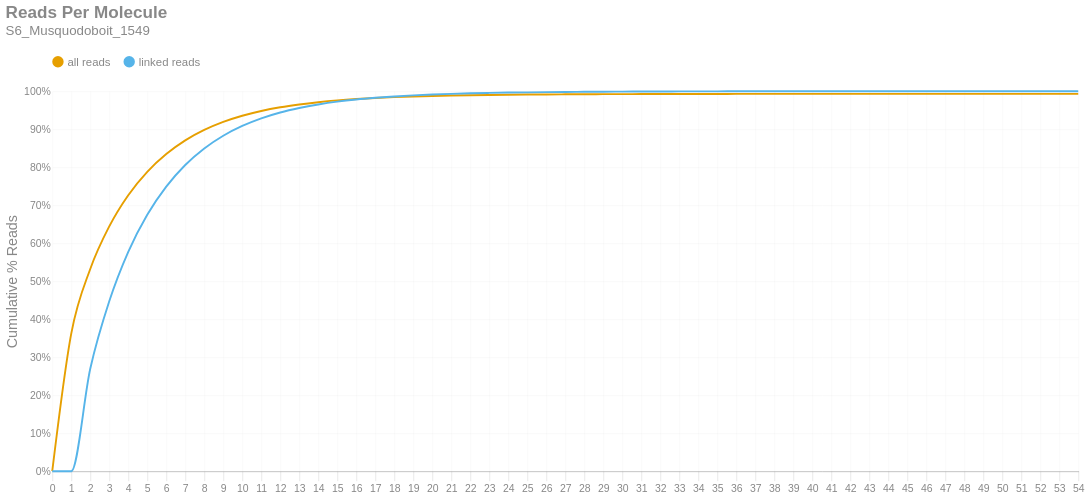

Write notebook code for a chart like this one.
### Markdown cell above
### Reads per Molecule
This chart shows the cumulative distribution of the number of reads per linked molecule. That is, how many alignments are associated with a unique molecule. This excludes the number of reads associated with invalid or absent linked-read barcodes. The `linked` histogram is the percentages recalculated when disregarding singletons.

### Code cell
if SKIPLR:
    print_html(f"Skipped")
else:
    counts = np.bincount(valids['reads'].cast(pl.Int64).to_numpy())
    weighted = counts * np.arange(len(counts))
    all_perc = weighted / n_reads
    linked_perc = weighted / n_linked_reads
    linked_perc[1] = 0
    binned_df = pl.DataFrame({
        'readsper': list(range(len(counts))),
        'all reads (cumsum)': np.cumsum(all_perc).tolist(),
        'linked reads (cumsum)': np.cumsum(linked_perc).tolist(),
    })

    with SafeRender(binned_df):
        (
            density_plot(binned_df, 'Reads Per Molecule', samplename, 'readspmol')
            .encode(
                x=alt.X('readsper:O', title=None).axis(labelAngle=0).scale(padding=0),
                y=alt.Y('value:Q', title='Cumulative % Reads').axis(format='%').stack(False),
                color=alt.Color("key:N").scale(domain=["all reads", "linked reads"]),
                tooltip=[
                    alt.Tooltip("key:N", title="Data Type"),
                    alt.Tooltip("readsper:O", title="Reads Per Molecule"),
                    alt.Tooltip("value:Q", format=".2%", title="% Reads (Cum.)")
                ]            
            )
        ).display()

### Figure 1 — Vega-Lite specification as saved in the notebook (floating-point values rounded to 4 significant figures)
{"width": "container", "height": 400, "config": {"title": {"anchor": "start", "dy": -15, "fontSize": 18, "color": "#888888", "subtitleColor": "#888888", "subtitleFontSize": 14}, "arc": {"fill": "#0072B2"}, "axis": {"domainColor": "#888888", "domainWidth": 0.5, "gridWidth": 0.2, "grid": false, "titleFontWeight": 400, "titleFontSize": 15, "labelFontSize": 11, "labelColor": "#888888", "tickColor": "#888888", "tickWidth": 0.2, "titleColor": "#888888"}, "axisBand": {"grid": false}, "axisX": {"grid": true, "tickSize": 10, "domainCap": "round"}, "axisY": {"domain": false, "grid": true, "tickSize": 0, "domainCap": "round"}, "background": "transparent", "header": {"labelFontSize": 15, "labelColor": "#888888", "titleFontSize": 15, "titleFontWeight": 600, "titleColor": "#888888"}, "legend": {"labelFont": "sans-serif", "labelFontSize": 12, "labelColor": "#888888", "symbolSize": 100, "symbolType": "circle", "titleFontSize": 12, "titlePadding": 10, "titleColor": "#888888", "title": null, "orient": "top"}, "range": {"category": ["#E69F00", "#56B4E9", "#009E73", "#F0E442", "#0072B2", "#D55E00", "#CC79A7", "#000000"], "diverging": ["#cfe8f3", "#a2d4ec", "#73bfe2", "#46abdb", "#1696d2", "#12719e"]}, "area": {"fill": "#0072B2", "fillOpacity": 0.7, "line": true, "strokeOpacity": 0.7}, "line": {"color": "#0072B2", "stroke": "#0072B2", "strokeWidth": 2}, "trail": {"color": "#0072B2", "stroke": "#0072B2", "strokeWidth": 0, "size": 1}, "point": {"filled": true, "fillOpacity": 1.0, "size": 95}, "text": {"color": "#888888", "fontSize": 11, "align": "right", "fontWeight": 400, "size": 11}, "bar": {"fill": "#0072B2", "stroke": null}, "view": {"stroke": null, "continuousWidth": 660, "continuousHeight": 400}}, "data": {"name": "data-288ece4cce810800ee5a83b86d57f78d"}, "mark": {"type": "line", "interpolate": "monotone", "point": {"opacity": 0, "size": 275}}, "encoding": {"color": {"field": "key", "scale": {"domain": ["all reads", "linked reads"]}, "type": "nominal"}, "tooltip": [{"field": "key", "title": "Data Type", "type": "nominal"}, {"field": "readsper", "title": "Reads Per Molecule", "type": "ordinal"}, {"field": "value", "format": ".2%", "title": "% Reads (Cum.)", "type": "quantitative"}], "x": {"axis": {"labelAngle": 0}, "field": "readsper", "scale": {"padding": 0}, "title": null, "type": "ordinal"}, "y": {"axis": {"format": "%"}, "field": "value", "stack": false, "title": "Cumulative % Reads", "type": "quantitative"}}, "params": [{"name": "param_c36ac31b6afebe62", "select": {"type": "point", "fields": ["key"]}, "bind": "legend"}], "title": {"text": "Reads Per Molecule", "subtitle": "S6_Musquodoboit_1549"}, "transform": [{"fold": ["all reads (cumsum)", "linked reads (cumsum)"]}, {"calculate": "replace(datum.key, ' (cumsum)', '')", "as": "key"}, {"filter": {"param": "param_c36ac31b6afebe62"}}], "usermeta": {"embedOptions": {"downloadFileName": "S6_Musquodoboit_1549.readspmol"}}, "$schema": "https://vega.github.io/schema/vega-lite/v6.1.0.json", "datasets": {"data-288ece4cce810800ee5a83b86d57f78d": [{"readsper": 0, "all reads (cumsum)": 0.0, "linked reads (cumsum)": 0.0}, {"readsper": 1, "all reads (cumsum)": 0.3622, "linked reads (cumsum)": 0.0}, {"readsper": 2, "all reads (cumsum)": 0.5322, "linked reads (cumsum)": 0.2695}, {"readsper": 3, "all reads (cumsum)": 0.6442, "linked reads (cumsum)": 0.447}, {"readsper": 4, "all reads (cumsum)": 0.7263, "linked reads (cumsum)": 0.5772}, {"readsper": 5, "all reads (cumsum)": 0.7879, "linked reads (cumsum)": 0.6748}, {"readsper": 6, "all reads (cumsum)": 0.8346, "linked reads (cumsum)": 0.7489}, {"readsper": 7, "all reads (cumsum)": 0.8705, "linked reads (cumsum)": 0.8058}, {"readsper": 8, "all reads (cumsum)": 0.898, "linked reads (cumsum)": 0.8493}, {"readsper": 9, "all reads (cumsum)": 0.9191, "linked reads (cumsum)": 0.8828}, {"readsper": 10, "all reads (cumsum)": 0.9353, "linked reads (cumsum)": 0.9085}, {"readsper": 11, "all reads (cumsum)": 0.948, "linked reads (cumsum)": 0.9286}, {"readsper": 12, "all reads (cumsum)": 0.9577, "linked reads (cumsum)": 0.944}, {"readsper": 13, "all reads (cumsum)": 0.9651, "linked reads (cumsum)": 0.9558}, {"readsper": 14, "all reads (cumsum)": 0.971, "linked reads (cumsum)": 0.9651}, {"readsper": 15, "all reads (cumsum)": 0.9757, "linked reads (cumsum)": 0.9726}, {"readsper": 16, "all reads (cumsum)": 0.9793, "linked reads (cumsum)": 0.9783}, {"readsper": 17, "all reads (cumsum)": 0.9821, "linked reads (cumsum)": 0.9827}, {"readsper": 18, "all reads (cumsum)": 0.9843, "linked reads (cumsum)": 0.9862}, {"readsper": 19, "all reads (cumsum)": 0.9861, "linked reads (cumsum)": 0.989}, {"readsper": 20, "all reads (cumsum)": 0.9875, "linked reads (cumsum)": 0.9912}, {"readsper": 21, "all reads (cumsum)": 0.9886, "linked reads (cumsum)": 0.993}, {"readsper": 22, "all reads (cumsum)": 0.9895, "linked reads (cumsum)": 0.9944}, {"readsper": 23, "all reads (cumsum)": 0.9902, "linked reads (cumsum)": 0.9955}, {"readsper": 24, "all reads (cumsum)": 0.9907, "linked reads (cumsum)": 0.9964}, {"readsper": 25, "all reads (cumsum)": 0.9911, "linked reads (cumsum)": 0.997}, {"readsper": 26, "all reads (cumsum)": 0.9915, "linked reads (cumsum)": 0.9976}, {"readsper": 27, "all reads (cumsum)": 0.9918, "linked reads (cumsum)": 0.9981}, {"readsper": 28, "all reads (cumsum)": 0.992, "linked reads (cumsum)": 0.9984}, {"readsper": 29, "all reads (cumsum)": 0.9922, "linked reads (cumsum)": 0.9987}, {"readsper": 30, "all reads (cumsum)": 0.9924, "linked reads (cumsum)": 0.999}, {"readsper": 31, "all reads (cumsum)": 0.9925, "linked reads (cumsum)": 0.9991}, {"readsper": 32, "all reads (cumsum)": 0.9926, "linked reads (cumsum)": 0.9993}, {"readsper": 33, "all reads (cumsum)": 0.9927, "linked reads (cumsum)": 0.9995}, {"readsper": 34, "all reads (cumsum)": 0.9928, "linked reads (cumsum)": 0.9996}, {"readsper": 35, "all reads (cumsum)": 0.9928, "linked reads (cumsum)": 0.9996}, {"readsper": 36, "all reads (cumsum)": 0.9928, "linked reads (cumsum)": 0.9997}, {"readsper": 37, "all reads (cumsum)": 0.9929, "linked reads (cumsum)": 0.9997}, {"readsper": 38, "all reads (cumsum)": 0.9929, "linked reads (cumsum)": 0.9998}, {"readsper": 39, "all reads (cumsum)": 0.9929, "linked reads (cumsum)": 0.9998}, {"readsper": 40, "all reads (cumsum)": 0.9929, "linked reads (cumsum)": 0.9999}, {"readsper": 41, "all reads (cumsum)": 0.993, "linked reads (cumsum)": 0.9999}, {"readsper": 42, "all reads (cumsum)": 0.993, "linked reads (cumsum)": 0.9999}, {"readsper": 43, "all reads (cumsum)": 0.993, "linked reads (cumsum)": 0.9999}, {"readsper": 44, "all reads (cumsum)": 0.993, "linked reads (cumsum)": 1.0}, {"readsper": 45, "all reads (cumsum)": 0.993, "linked reads (cumsum)": 1.0}, {"readsper": 46, "all reads (cumsum)": 0.993, "linked reads (cumsum)": 1.0}, {"readsper": 47, "all reads (cumsum)": 0.993, "linked reads (cumsum)": 1.0}, {"readsper": 48, "all reads (cumsum)": 0.993, "linked reads (cumsum)": 1.0}, {"readsper": 49, "all reads (cumsum)": 0.993, "linked reads (cumsum)": 1.0}, {"readsper": 50, "all reads (cumsum)": 0.993, "linked reads (cumsum)": 1.0}, {"readsper": 51, "all reads (cumsum)": 0.993, "linked reads (cumsum)": 1.0}, {"readsper": 52, "all reads (cumsum)": 0.993, "linked reads (cumsum)": 1.0}, {"readsper": 53, "all reads (cumsum)": 0.993, "linked reads (cumsum)": 1.0}, {"readsper": 54, "all reads (cumsum)": 0.993, "linked reads (cumsum)": 1.0}]}}
